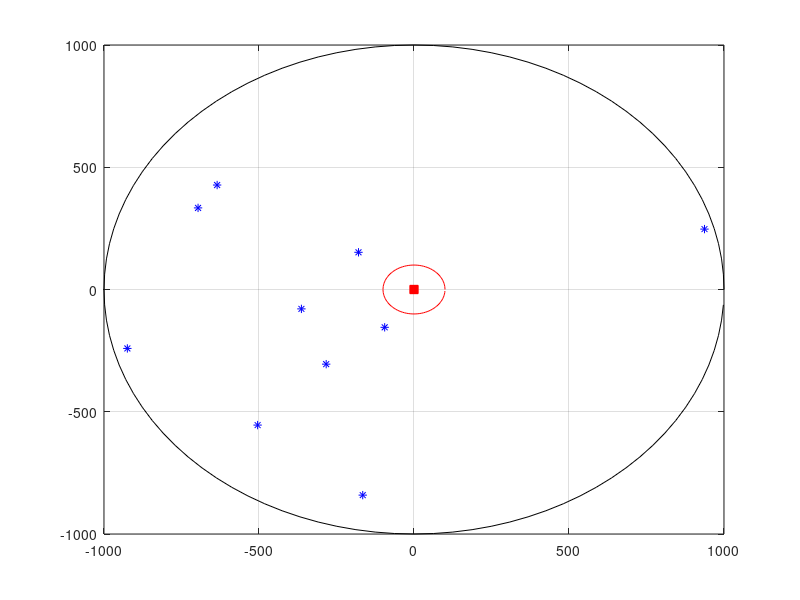

Write MATLAB code to recreate this figure. (Note: this script raises an error after producing the figure.)
clear all;close all;clc

%% ----------------------------------- Parameters ------------------------------
plot_fig = false;                                                   % Disable/enable figure plotting.

L = 1;                                                              % Number of cells.
K = 10;                                                             % Number of single-antenna terminals in each cell, i.e., number of transmitt antennas.
M = 100;                                                             % Number of antennas at the base station of each cell (In this case, i.e., uplink, it gives the number of receiving antennas).
NFFT = 2048;                                                        % Number of points used by the OFDM.
modOrd = 2;                                                         % Constellation size = 2^modOrd.
numSym = K*NFFT;                                                    % Number of symbols, i.e., number of terminals.
NCP = 512;                                                          % Number of samples used to create a Extended Cyclic Prefix (CP) according to 3GPP' LTE standards. 12 OFDM symbols per subframe, i.e., 1 ms.
delta_f = 15000;                                                    % Frequency space between subcarriers.
Ts = 1/(delta_f*NFFT);                                              % System Sampleing Rate.
numSymbInSubframe = 12;                                             % Number of symbols in a subframe (1ms). 12 OFDM symbols for extended CP.

add_awgn = true;                                                    % Enable/disable addtion of additive gaussian noise to signals.
EbNoVec = 1500;%-20:1:-4;                                                 % Eb/No in dB.
EsN0dB = EbNoVec + 10*log10(NFFT/(NFFT+NCP)) + 10*log10(modOrd);    % converting to symbol to noise ratio
snr = EsN0dB - 10*log10((NFFT/(NFFT+NCP)));                         % Calculate SNR from EsNo in dB.

cellRadius = 1000;                                                  % Radius given in meters.
cellHole = 100;                                                     % Cell hole in meters.

power_ctrl_enabled = true;                                          % enable/disable power control at eNodeB.

nTotalOfBits = 1e9;
nErrors = 10000000;
debug = false;

% Large scale fading.
sshadow = 3;                                                        % Shadow-fading standard deviation in dB.
gamma = 2.8;                                                        % Decay exponent: Urban area cellular radio 2.7 - 3.5

% Small scale fading.
delay = [0 0.977]*1e-6;                                             % Delay in microseconds.
gain  = [0 0];                                                      % Gain in dB (indoor).
numPaths = length(delay);                                           % Number of paths per channel.
totalNumPaths = M*K*numPaths;                                       % Total number of paths between the various antennas and Base Stations.

%% ----------------------------------- Setup Channel -----------------------------------
% Vetor de ganhos.
pos = round(delay/Ts)+1;                                            % Effective position of taps within the vector.
g = zeros(1, round(delay(end)/Ts)+1);                               % +1 is used to include the delay 0 into the vector.
for n = 1:length(delay)
    g( pos(n) ) = 10^( gain(n)/10 );
end

fc = 1e9;                                                           % Carrier Freq. in MHz.
c = 3e8;                                                            % Light speed in m/s.
v = 30;                                                             % Speed in m/s.
Fs = 30.72e6;                                                       % Sampling Freq. in MHz.
Ts = 1/Fs;                                                          % Sampling period in seconds.

fd = (v*fc)/c;                                                      % Doppler frequency in Hz.

Pd = 0;                                                             % Relative power in dB.

% Parameters used for generating the Mulipath Masive MIMO Channel.
Fs_chann = 500;                                                     % Channel Sampling Rate in Hz. The channel is sampled every 2 ms. (Periodo de amostragem do canal ~1 amostra / Slot OFDM)
Ts_chann = 1/Fs_chann;
N_chann = 256;                                                      % Number of samples used to sample the channel. Duration of the channel in  number of samples.
delta_f_chann = Fs_chann/N_chann;                                   % in Hz.
f = -Fs_chann/2:delta_f_chann:Fs_chann/2;
idx = find(f<fd);
f = f(idx);
idx = find(f>-fd);
f = f(idx);
f = f.';

LS = length(f);
S = 1/pi/fd./sqrt(1 - (f/fd).^2) * 10^(Pd/10);
S = S * LS / sum(S);                                                % Energy nomalization.
S1 = S;
S = [S((LS+1)/2:LS); zeros(N_chann-LS,1); S(1:(LS-1)/2)];           % Interpolation of the Doppler Spectrum by N_chann/LS.

% ************************* Generate Multipath Massive MIMO Channel. **********************
rng(55);
x = [(randn((LS-1)/2+1,totalNumPaths,'double') + 1i*randn((LS-1)/2+1,totalNumPaths,'double')); zeros(N_chann-LS,totalNumPaths); (randn((LS-1)/2,totalNumPaths,'double')) + 1i*randn((LS-1)/2,totalNumPaths,'double')]/sqrt(2);
ch = ifft(x .* repmat(sqrt(S),1,totalNumPaths)) * N_chann / sqrt(LS);

% Plot doppler spectrum figures.
if(plot_fig)
    figure;
    plot(f, abs(S1));
    
    figure;
    plot(S)
    
    figure;
    Tsd = 1/Fs_chann;
    TNd = Tsd*N_chann; % Channel duration in seconds.
    plot( (0:N_chann-1)*Tsd, 10*log10(abs(ch)) );
    xlabel('Time (s)')
    ylabel('Power (dB)');
    axis([0 TNd -30 10]);
end

% **************************** Cell Layout. *******************************
% Generate a random radius value within the range cellHole to cellRadius for each one of the terminals.
radius = cellHole + (cellRadius-cellHole).*rand(1,K);

% Generate an random angle value within the range 0 to 2*pi for each one of the terminals.
angle = 2*pi*rand(1,K);

% Plot the position of each terminal inside the cell.
figure;
plot(0, 0, 'rs', 'MarkerFaceColor',[1,0,0], 'MarkerEdgeColor',[1 0 0]);
hold on

Circlex = cellRadius*cos(2*pi*(0:99)/100);
Circley = cellRadius*sin(2*pi*(0:99)/100);
plot(Circlex.', Circley.', 'k');

Circlex = cellHole*cos(2*pi*(0:99)/100);
Circley = cellHole*sin(2*pi*(0:99)/100);
plot(Circlex.', Circley.', 'r');

UEx = radius.*cos(angle);
UEy = radius.*sin(angle);
plot(UEx, UEy, 'b*');

grid on;
hold off;

% Calculate path-loss for all users, in meters.
path_loss = radius.^gamma;

% ************ Apply power delay profile and large-scale fading to the multiptah channel matrix, i.e., small-scale fading. ************
for idx_ch = 1 : N_chann
    
    if(power_ctrl_enabled)
        largeScaleFading = 1;
    else
        % Calculate shadowing for each one of different channels.
        shadowing_att = lognrnd(0,sshadow,1,K);
        % Large scale fading calculated according to Marzetta.
        largeScaleFading = repmat(sqrt(shadowing_att./path_loss), M, 1);
    end
    
    % Atualizacao das matrizes de canal para a celula alvo (l = 1): existe uma matriz de canal por percurso do terminal.
    G = reshape(ch(idx_ch,:), M, K, length(pos));
    G(:,:,1) = (g(pos(1)) * G(:,:,1)) .* largeScaleFading;
    for k = 2:length(pos)
        G(:,:,k) = (g(pos(k)) * G(:,:,k)) .* largeScaleFading;
    end
    ch(idx_ch,:) = reshape(G, 1, totalNumPaths);
end

%% ----------------------------------- Set up the simulation -----------------------------------
% Create a local random stream to be used by random number generators for repeatability.
hStr = RandStream('mt19937ar');

% Get all bit combinations for ML receiver
bits = de2bi(0:2^(modOrd*K)-1, 'left-msb')';
% Split them per Transmit antenna
b = zeros(K, modOrd, length(bits));
for i = 1:length(bits)
    b(:, :, i) = reshape(bits(:,i), modOrd, K)';
end

% Preallocate variables for speed.
dist = zeros(length(bits), 1);
[BER_MRC, BER_ZF_LE, BER_MMSE_LE, BER_MFB] = deal(zeros(1, length(EbNoVec)));

% Create QPSK mod-demod objects.
hMod = modem.pskmod('M', 2^modOrd, 'SymbolOrder', 'gray', 'InputType', 'bit');
hDemod = modem.pskdemod(hMod);

% Set up a figure for visualizing BER results.
%h = gcf; 
h = figure;
grid on; hold on;
set(gca,'yscale','log','xlim',[(EbNoVec(1)-0.01), EbNoVec(end)],'ylim',[1e-7 1]);
xlabel('Eb/No (dB)'); ylabel('BER'); set(h,'NumberTitle','off');
set(h, 'renderer', 'zbuffer'); set(h,'Name','OFDM modulated with QPSK Massive MU-MIMO System');
title('Massive MU-MIMO on Uplink');

%% ----------------------------------- Loop over selected EbNo points. -----------------------------------
for idx = 1:length(snr)
    
    linearSnr = 10^(0.1*snr(idx));
    
    nErrs_mrc = 0;
    nErrs_zf_le = 0;
    nErrs_mmse_le = 0;
    nErrs_mfb = 0;
    nBits = 0;
    nBits_mfb = 0;
    ofdm_symbol_number = 0;
    idx_ch = 1;
    iter = 1;
    x = complex(zeros(K,NFFT+NCP),zeros(K,NFFT+NCP));
    aux = complex(zeros(K,NFFT+NCP),zeros(K,NFFT+NCP));
    
    while(((nErrs_mrc < nErrors) || (nErrs_zf_le < nErrors) || (nErrs_mmse_le < nErrors) || (nErrs_mfb < nErrors)) && (nBits_mfb < nTotalOfBits))
        
        ofdm_symbol_number = ofdm_symbol_number + 1;
        
        iter = iter + 1;
        
        %---------- Transmission (UE) ----------
        % Create array of bits to modulate.
        msg = randi(hStr, [0 1], modOrd, numSym);
        
        msg_mfb = msg(:,1:K:end);
        
        % Modulate data.
        source = modulate(hMod, msg);
        
        % Split source among K terminals.
        Tx = reshape(source, K, numel(source)/K); clear source;
        
        % Create OFDM symbol.
        sequence = sqrt(NFFT)*ifft(Tx,NFFT,2);
        
        % Add CP.
        ofdm = [sequence(:,NFFT-NCP+1:end), sequence];
        
        % Make sure the OFDM symbol has unit variance.
        std_dev_vector = (sqrt(diag((ofdm*ofdm')/(NFFT+NCP))));
        std_dev_matrix = diag(1./std_dev_vector);
        ofdm = std_dev_matrix*ofdm;
        
        %---------- Multipath Channel plus Noise ----------
        H = reshape(ch(idx_ch,:), M, K, length(pos));
        
        x = [H(:,:,1)*ofdm complex(zeros(M,(pos(length(pos))-1)),zeros(M,(pos(length(pos))-1)))];
        for k = 2:length(pos)
            aux = [complex(zeros(M,(pos(k)-1)),zeros(M,(pos(k)-1))) H(:,:,k)*ofdm];
            x = x + aux;
        end
        
        % Single User, used for plotting the Matched Matrix Bound (MFB).
        x_mfb = [H(:,1,1)*ofdm(1,:) complex(zeros(M,(pos(length(pos))-1)),zeros(M,(pos(length(pos))-1)))];
        for k = 2:length(pos)
            aux_mfb = [complex(zeros(M,(pos(k)-1)),zeros(M,(pos(k)-1))) H(:,1,k)*ofdm(1,:)];
            x_mfb = x_mfb + aux_mfb;
        end
        
        if(add_awgn)
            % Add channel noise power to faded data.
            r = awgn(x, snr(idx), 0, hStr);
            
            % Add channel noise power to faded single user data.
            r_mfb = awgn(x_mfb, snr(idx), 0, hStr);
        else
            r = x;
            r_mfb = x_mfb;
        end
        
        %-------------------- Reception (base station) --------------------
        % @@@@@@@@@@ Assume perfect channel estimation. @@@@@@@@@@
        
        % -------- Front End of the Rake-like receiver --------------------   
        % Get fisrt path signal, i.e., the most powerful signal, i.e., the direct path.
        r_first_finger_path = r(:,1:end-(pos(length(pos))-1));
                
        % get the second path signal.
        r_second_finger_path = r(:,pos(length(pos)):end);
        
        % Remove CP from first finger path.
        rx_finger1 = r_first_finger_path(:,NCP+1:end);
        
        % Remove CP from second finger path.
        rx_finger2 = r_second_finger_path(:,NCP+1:end);
        
        % Retrieve modulation symbols from first finger path.
        ofdm_rx_finger1 = (1/sqrt(NFFT))*fft(rx_finger1,NFFT,2);
        
        % Retrieve modulation symbols from second finger path.
        ofdm_rx_finger2 = (1/sqrt(NFFT))*fft(rx_finger2,NFFT,2);
        
        % ----------------- Front End for MFB plotting --------------------
        % Get fisrt path signal, i.e., the most powerful signal, i.e., the direct path.
        r_first_finger_path_mfb = r_mfb(:,1:end-(pos(length(pos))-1));
                
        % get the second path signal.
        r_second_finger_path_mfb = r_mfb(:,pos(length(pos)):end);
        
        % Remove CP from direct path.
        rx_finger1_mfb = r_first_finger_path_mfb(:,NCP+1:end);
        
        % Remove CP from second path.
        rx_finger2_mfb = r_second_finger_path_mfb(:,NCP+1:end);
        
        % Retrieve modulation symbols from first finger path.
        ofdm_rx_finger1_mfb = (1/sqrt(NFFT))*fft(rx_finger1_mfb,NFFT,2);
        
        % Retrieve modulation symbols from second finger path.
        ofdm_rx_finger2_mfb = (1/sqrt(NFFT))*fft(rx_finger2_mfb,NFFT,2);
        
        %% *********** 1) MRC or Matrix Matched Filter (MMF) receiver *****************
        E_mrc = zeros(modOrd, numSym);
        
        % Apply MRC to first finger path received signal.
        G1 = H(:,:,1)';
        r_eq1 = G1*ofdm_rx_finger1;
        
        % Apply MRC to second finger path received signal.
        G2 = H(:,:,2)';
        r_eq2 = G2*ofdm_rx_finger2;
        
        % Combine all the path signals by averaging them.
        r_eq_sum_mrc = (r_eq1 + r_eq2)/2;
        
        % Iterate over all Tx antennas.
        for jj=1:1:K
            demoded_mrc = demodulate(hDemod, r_eq_sum_mrc(jj,:));
            E_mrc(:,jj:K:end) = reshape(demoded_mrc, modOrd, numSym/K);
        end
        % *****************************************************************************
        
        %% ************************ 2) ZF-LE receiver *********************************
        E_zf_le = zeros(modOrd, numSym);
        
        % Apply ZF-LE to first finger path received signal.
        G1 = ((H(:,:,1)'*H(:,:,1))^(-1))*H(:,:,1)';
        r_eq1 = G1*ofdm_rx_finger1;
        
        % Apply ZF-LE to second path received signal.
        G2 = ((H(:,:,2)'*H(:,:,2))^(-1))*H(:,:,2)';
        r_eq2 = G2*ofdm_rx_finger2;
        
        % Combine all the path signals by averaging them.
        r_eq_sum_zf_le = (r_eq1 + r_eq2)/2;
        
        % Iterate over all Tx antennas.
        for jj=1:1:K
            demoded_zf_le = demodulate(hDemod, r_eq_sum_zf_le(jj,:));
            E_zf_le(:,jj:K:end) = reshape(demoded_zf_le, modOrd, numSym/K);
        end
        % *****************************************************************************
        
        %% ****************************** 3) MMSE-LE receiver *************************
        E_mmse_le = zeros(modOrd, numSym);
        
        % Apply MMSE-LE to fisrt finger path received signal.
        H1_est = H(:,:,1);
        G1 = (H1_est'*H1_est + (1/linearSnr)*eye(K))^-1;
        G1 = G1*H1_est';   
        r_eq1 = G1*ofdm_rx_finger1;
        
        % Apply MMSE-LE to second finger path received signal.
        H2_est = H(:,:,2);
        G2 = (H2_est'*H2_est + (1/linearSnr)*eye(K))^-1;
        G2 = G2*H2_est';         
        r_eq2 = G2*ofdm_rx_finger2;
        
        % Combine all the path signals by averaging them.
        r_eq_sum_mmse_le = (r_eq1 + r_eq2)/2;       
        
        % Iterate over all Tx antennas.
        for jj=1:1:K
            demoded_mmse_le = demodulate(hDemod, r_eq_sum_mmse_le(jj,:));
            E_mmse_le(:,jj:K:end) = reshape(demoded_mmse_le, modOrd, numSym/K);
        end
        % *****************************************************************************
        
        %% ********* 4) Matched Filter Bound (MFB) or Single User detection **********
        
        % Apply MRC to first finger path received signal.
        G1 = H(:,1,1)';
        r_eq1_mfb = G1*ofdm_rx_finger1_mfb;
        
        % Apply MRC to second finger path received signal.
        G2 = H(:,1,2)';
        r_eq2_mfb = G2*ofdm_rx_finger2_mfb;
        
        % Combine all the path signals by averaging them.
        r_eq_sum_mfb = (r_eq1_mfb + r_eq2_mfb)/2;        
        
        % Demodulate signal.
        E_mfb = demodulate(hDemod, r_eq_sum_mfb);
        % *****************************************************************************
        
        %% --------- Change multipath channel according to its sampling rate. ---------
        if(ofdm_symbol_number==2*numSymbInSubframe)
            ofdm_symbol_number = 0;
            idx_ch = idx_ch + 1;
            if(idx_ch > N_chann)
                idx_ch = 1;
            end
        end
        
        %% -------------------------------- Collect errors ----------------------------
        nErrs_mrc = nErrs_mrc + biterr(msg, E_mrc);
        nErrs_zf_le = nErrs_zf_le + biterr(msg, E_zf_le);
        nErrs_mmse_le = nErrs_mmse_le + biterr(msg, E_mmse_le);
        nErrs_mfb = nErrs_mfb + biterr(msg_mfb, E_mfb);
        
        nBits = nBits + length(msg(:));
        nBits_mfb = nBits_mfb + length(msg_mfb(:));
        fprintf(1,'BER MRC: %f - nErrs_mrc: %d - nBits: %d - iter: %d\n',(nErrs_mrc./nBits),nErrs_mrc,nBits,iter);
        fprintf(1,'BER ZF-LE: %f - nErrs_zf_le: %d - nBits: %d - iter: %d\n',(nErrs_zf_le./nBits),nErrs_zf_le,nBits,iter);
        fprintf(1,'BER MMSE-LE: %f - nErrs_mmse_le: %d - nBits: %d - iter: %d\n',(nErrs_mmse_le./nBits),nErrs_mmse_le,nBits,iter);
        fprintf(1,'BER MFB: %f - nErrs_mfb: %d - nBits_mfb: %d - iter: %d\n',(nErrs_mfb./nBits_mfb),nErrs_mfb,nBits_mfb,iter);
        fprintf(1,'\n');
        
    end
    
    % Calculate BER for current point
    BER_MRC(idx) = nErrs_mrc./nBits;
    BER_ZF_LE(idx) = nErrs_zf_le./nBits;
    BER_MMSE_LE(idx) = nErrs_mmse_le./nBits;
    BER_MFB(idx) = nErrs_mfb./nBits_mfb;
    
    % Plot results
    semilogy(EbNoVec(1:idx), BER_MRC(1:idx), 'ks', ...
        EbNoVec(1:idx), BER_ZF_LE(1:idx), 'b*', ...
        EbNoVec(1:idx), BER_MMSE_LE(1:idx), 'ro', ...
        EbNoVec(1:idx), BER_MFB(1:idx), 'k');
    legend('MRC', 'ZF-LE', 'MMSE-LE', 'MFB');
    drawnow;
    
end

% Draw the lines.
semilogy(EbNoVec, BER_MRC, 'k-', EbNoVec, BER_ZF_LE, 'b-', EbNoVec, BER_MMSE_LE, 'r-', EbNoVec, BER_MFB, 'k-');
hold off;

m_rx_antennas = '';
for j=1:length(M)
    m_rx_antennas = strcat(m_rx_antennas, sprintf('_%d',M(j)));
end

m_tx_antennas = '';
for j=1:length(K)
    m_tx_antennas = strcat(m_tx_antennas, sprintf('_%d',K(j)));
end

% Get timestamp for saving files.
timeStamp = datestr(now,30);

% Save figure to FIG-file.
fileName = sprintf('M_MU_MIMO_M%s_K%s_multFad_woLargeScl_rake_perfect_est_%s.fig',m_rx_antennas,m_tx_antennas,timeStamp);
savefig(h,fileName);

% Save workspace to MAT-file.
clear h
fileName = sprintf('M_MU_MIMO_M%s_K%s_multFad_woLargeScl_rake_perfect_est_%s.mat',m_rx_antennas,m_tx_antennas,timeStamp);
save(fileName);
